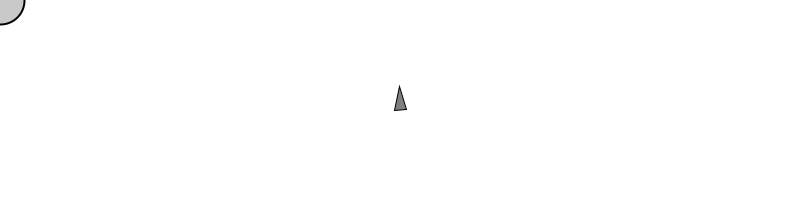
Frame 1 (no input)
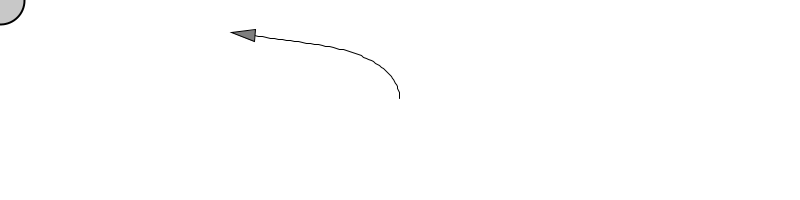
Frame 60 (the mouse pressed at the canvas centre just before this capture)
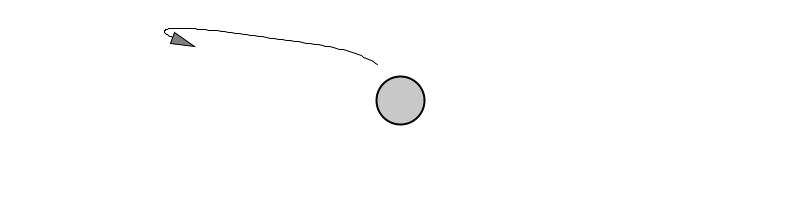
Frame 120 (the mouse held since frame 60 and released just before this capture)

The Processing sketch that drew these frames (run headless with seeded random() and noise(); from frame 60 on, the mouse is pressed at the canvas centre):

// Processing sketch: cursor_Seek_trail
// ── cursor_Seek_trail.pde
// The Nature of Code
// Daniel Shiffman
// http://natureofcode.com

// Implements Craig Reynold's autonomous steering behaviors
// One vehicle "seeks"
// See: http://www.red3d.com/cwr/

Vehicle v;

void setup() {
  size(800, 200);
  v = new Vehicle(width/2, height/2);
}

void draw() {

  background(255);

  PVector mouse = new PVector(mouseX, mouseY);

  // Draw an ellipse at the mouse position
  fill(200);
  stroke(0);
  strokeWeight(2);
  ellipse(mouse.x, mouse.y, 48, 48);

  // Call the appropriate steering behaviors for our agents
  v.seek(mouse);
  v.update();
  v.display();
}
// ── Vehicle.pde
// The Nature of Code
// Daniel Shiffman
// http://natureofcode.com

// The "Vehicle" class

class Vehicle {
    ArrayList<PVector> history = new ArrayList<PVector>();

  PVector position;
  PVector velocity;
  PVector acceleration;
  float r;
  float maxforce;    // Maximum steering force
  float maxspeed;    // Maximum speed

  Vehicle(float x, float y) {
    acceleration = new PVector(0,0);
    velocity = new PVector(0,-2);
    position = new PVector(x,y);
    r = 6;
    maxspeed = 4;
    maxforce = 0.1;
  }

  // Method to update position
  void update() {
    // Update velocity
    velocity.add(acceleration);
    // Limit speed
    velocity.limit(maxspeed);
    position.add(velocity);
    // Reset accelerationelertion to 0 each cycle
    acceleration.mult(0);
    
        history.add(position.get());
    if (history.size() > 100) {
      history.remove(0);
    }
  }

  void applyForce(PVector force) {
    // We could add mass here if we want A = F / M
    acceleration.add(force);
  }

  // A method that calculates a steering force towards a target
  // STEER = DESIRED MINUS VELOCITY
  void seek(PVector target) {
    PVector desired = PVector.sub(target,position);  // A vector pointing from the position to the target
    
    // Normalize desired and scale to maximum speed
    desired.normalize();
    desired.mult(maxspeed);
    // Steering = Desired minus velocity
    PVector steer = PVector.sub(desired,velocity);
    steer.limit(maxforce);  // Limit to maximum steering force
    
    applyForce(steer);
  }
    
  void display() {
        beginShape();
    stroke(0);
    strokeWeight(1);
    noFill();
    for(PVector v: history) {
      vertex(v.x,v.y);
    }
    endShape();
    
    
    // Draw a triangle rotated in the direction of velocity
    float theta = velocity.heading2D() + PI/2;
    fill(127);
    stroke(0);
    strokeWeight(1);
    pushMatrix();
    translate(position.x,position.y);
    rotate(theta);
    beginShape();
    vertex(0, -r*2);
    vertex(-r, r*2);
    vertex(r, r*2);
    endShape(CLOSE);
    popMatrix();
    
    
  }
}
